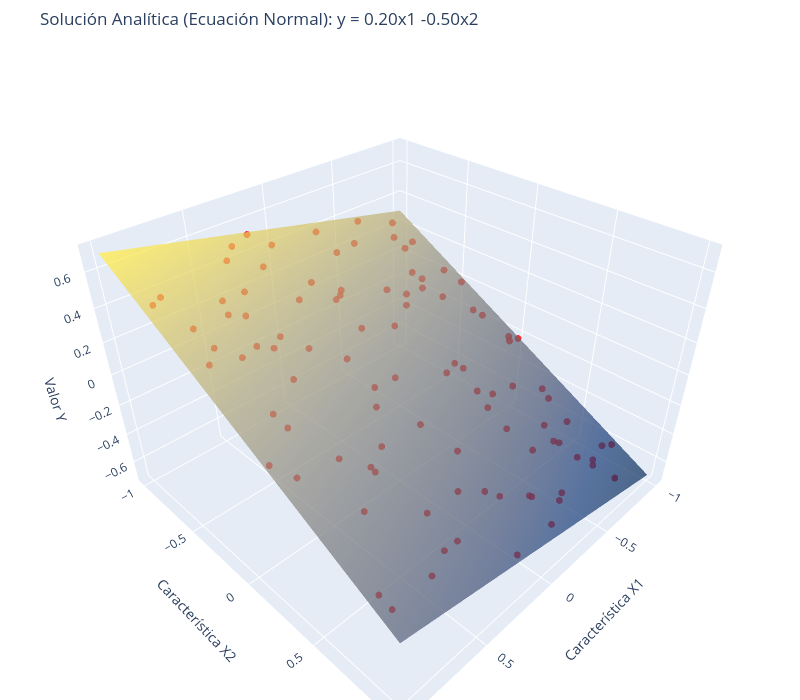

The notebook cell this image was saved under:
### Markdown cell above
#### Conclusión y Comparativa

#### Diferencias claves entre Gradiente Descendente y Ecuación Normal:

| Característica | Gradiente Descendente | Ecuación Normal |
| :--- | :--- | :--- |
| **Iteraciones** | Requiere muchas (1000+) | Una sola operación |
| **Parámetros** | Necesitas elegir $\alpha$ (learning rate) | No requiere parámetros |
| **Complejidad** | Eficiente con millones de datos ($m$) | Lenta si hay demasiadas características ($n > 10,000$) |
| **Resultado** | Aproximado (depende de la convergencia) | **Exacto** (Analítico) |

##### Interpretación final
La **Ecuación Normal encuentra los valores exactos** (0.2 y -0.5) de forma inmediata sin necesidad de configurar un `learning_rate` o un número de épocas. 

**¿Por qué no usamos siempre esta?** Porque calcular la inversa de una matriz (`np.linalg.inv`) es computacionalmente muy costoso si tuviéramos 100,000 características. Pero para nuestro laboratorio con 2 características, es la solución más elegante y precisa.

### Code cell
# ==========================================
# 1. IMPORTACIÓN DE LIBRERÍAS
# ==========================================
import numpy as np
import pandas as pd
import plotly.graph_objects as go

# ==========================================
# 2. GENERACIÓN DE DATOS (MISMOS PARÁMETROS)
# ==========================================
N = 100
np.random.seed(42)
x_1 = 2 * np.random.random(N) - 1
x_2 = 2 * np.random.random(N) - 1

# Relación: y = 0.2*x1 - 0.5*x2
y_label = 0.2 * x_1 - 0.5 * x_2 

# Preparación de matrices (Bias incluido)
X_mat = np.array([np.ones(N), x_1, x_2]) # Dimensión (3, 100)
Y_mat = y_label.reshape(1, N)            # Dimensión (1, 100)

# ==========================================
# 3. CÁLCULO DE LA ECUACIÓN NORMAL
# ==========================================
# Formula: Theta = (X @ X.T)^-1 @ X @ Y.T
theta_normal = np.linalg.pinv(X_mat @ X_mat.T) @ (X_mat @ Y_mat.T)

print("--- RESULTADOS DE LA ECUACIÓN NORMAL ---")
print(f"Theta 0 (Bias): {theta_normal[0,0]:.4f}")
print(f"Theta 1 (x1):   {theta_normal[1,0]:.4f}")
print(f"Theta 2 (x2):   {theta_normal[2,0]:.4f}")

# ==========================================
# 4. CREACIÓN DE LA SUPERFICIE DE PREDICCIÓN
# ==========================================
# Creamos una malla (grid) para dibujar el plano
x_range = np.linspace(-1, 1, 20)
y_range = np.linspace(-1, 1, 20)
X1_grid, X2_grid = np.meshgrid(x_range, y_range)

# Calculamos la Z (predicción) usando los thetas obtenidos
# Z = theta0 + theta1*X1 + theta2*X2
Z_grid = theta_normal[0,0] + theta_normal[1,0]*X1_grid + theta_normal[2,0]*X2_grid

# ==========================================
# 5. GRÁFICO 3D INTERACTIVO
# ==========================================
fig = go.Figure()

# Añadimos los puntos originales (Rojos)
fig.add_trace(go.Scatter3d(
    x=x_1, y=x_2, z=y_label,
    mode='markers',
    marker=dict(size=4, color='red', opacity=0.8),
    name='Datos de Entrenamiento'
))

# Añadimos el plano calculado (Azul/Verde)
fig.add_trace(go.Surface(
    x=X1_grid, y=X2_grid, z=Z_grid,
    colorscale='Cividis',
    opacity=0.7,
    name='Plano Solución Exacta',
    showscale=False
))

# Configuración de los ejes y título
fig.update_layout(
    title=f'Solución Analítica (Ecuación Normal): y = {theta_normal[1,0]:.2f}x1 {theta_normal[2,0]:.2f}x2',
    scene=dict(
        xaxis_title='Característica X1',
        yaxis_title='Característica X2',
        zaxis_title='Valor Y'
    ),
    width=800, height=700,
    margin=dict(l=0, r=0, b=0, t=50)
)

fig.show()

### Figure 1 — Plotly figure (JSON) as saved in the notebook; plotly's stock layout.template omitted (floating-point values rounded to 4 significant figures; data arrays with more than 128 entries replaced by an {"elided": "..."} marker saying what was removed)
{"data": [{"marker": {"color": "red", "opacity": 0.8, "size": 4}, "mode": "markers", "name": "Datos de Entrenamiento", "type": "scatter3d", "x": [-0.2509, 0.9014, 0.464, 0.1973, -0.688, -0.688, -0.8838, 0.7324, 0.2022, 0.4161, -0.9588, 0.9398, 0.6649, -0.5753, -0.6364, -0.6332, -0.3915, 0.04951, -0.1361, -0.4175, 0.2237, -0.721, -0.4157, -0.2673, -0.08786, 0.5704, -0.6007, 0.02847, 0.1848, -0.9071, 0.2151, -0.659, -0.8699, 0.8978, 0.9313, 0.6168, -0.3908, -0.8047, 0.3685, -0.1197, -0.7559, -0.009646, -0.9312, 0.8186, -0.4824, 0.325, -0.3766, 0.04014, 0.09342, -0.6303, 0.9392, 0.5503, 0.879, 0.7897, 0.1958, 0.8437, -0.823, -0.608, -0.9095, -0.3493, -0.2226, -0.4573, 0.6575, -0.2865, -0.4381, 0.08539, -0.7182, 0.6044, -0.8509, 0.9738, 0.5445, -0.6026, -0.989, 0.6309, 0.4137, 0.458, 0.5425, -0.8519, -0.2831, -0.7683, 0.7262, 0.2466, -0.3382, -0.8729, -0.378, -0.3496, 0.4592, 0.2751, 0.7744, -0.05557, -0.7608, 0.4265, 0.5216, 0.1226, 0.5419, -0.01241, 0.04547, -0.1449, -0.9492, -0.7842], "y": [-0.9371, 0.2728, -0.3713, 0.01714, 0.8151, -0.5014, -0.1792, 0.5111, -0.5424, -0.846, -0.4205, -0.6776, 0.8594, 0.6162, 0.2668, 0.7429, 0.6073, -0.6269, 0.7851, 0.07868, 0.6149, 0.7922, -0.364, -0.7799, -0.5441, -0.1458, 0.636, 0.7215, -0.9861, 0.02149, -0.1652, -0.5558, -0.7603, -0.3248, 0.8858, -0.3536, 0.03758, 0.406, -0.2727, 0.9436, 0.9249, -0.4964, -0.005503, -0.3982, -0.4303, -0.9262, 0.2191, 0.005358, -0.897, -0.4427, 0.8165, -0.5209, -0.7102, -0.02109, 0.9713, -0.5159, 0.3443, 0.5232, -0.5247, 0.4564, -0.2644, 0.2646, 0.2671, 0.07155, -0.8194, 0.6706, -0.3584, -0.627, -0.9184, 0.1818, 0.3551, -0.9668, 0.02419, -0.547, 0.2903, -0.6513, 0.3819, -0.2265, 0.8735, -0.725, -0.3179, -0.7731, 0.8494, 0.7547, -0.4841, 0.32, 0.6344, 0.1104, 0.0593, -0.5163, -0.8138, 0.7944, 0.8008, 0.2662, -0.3219, -0.3016, 0.4519, 0.7942, 0.7742, 0.5598], "z": [0.4184, 0.04388, 0.2784, 0.03089, -0.5452, 0.1131, -0.08715, -0.1091, 0.3116, 0.5062, 0.01848, 0.5267, -0.2967, -0.4232, -0.2607, -0.4981, -0.382, 0.3233, -0.4198, -0.1229, -0.2627, -0.5403, 0.09885, 0.3365, 0.2545, 0.187, -0.4381, -0.355, 0.53, -0.1922, 0.1256, 0.1461, 0.2062, 0.3419, -0.2567, 0.3002, -0.09695, -0.364, 0.2101, -0.4957, -0.6136, 0.2463, -0.1835, 0.3628, 0.1187, 0.5281, -0.1849, 0.005348, 0.4672, 0.0953, -0.2204, 0.3705, 0.5309, 0.1685, -0.4465, 0.4267, -0.3367, -0.3832, 0.08045, -0.2981, 0.08769, -0.2238, -0.002035, -0.09307, 0.3221, -0.3182, 0.03559, 0.4344, 0.289, 0.1039, -0.06867, 0.3629, -0.2099, 0.3997, -0.06243, 0.4172, -0.08243, -0.05712, -0.4933, 0.2088, 0.3042, 0.4358, -0.4923, -0.5519, 0.1665, -0.2299, -0.2254, -0.0001778, 0.1252, 0.247, 0.2547, -0.3119, -0.2961, -0.1086, 0.2694, 0.1483, -0.2169, -0.4261, -0.5769, -0.4367]}, {"colorscale": [[0, "#00224e"], [0.1111, "#123570"], [0.2222, "#3b496c"], [0.3333, "#575d6d"], [0.4444, "#707173"], [0.5556, "#8a8678"], [0.6667, "#a59c74"], [0.7778, "#c3b369"], [0.8889, "#e1cc55"], [1, "#fee838"]], "name": "Plano Solución Exacta", "opacity": 0.7, "showscale": false, "type": "surface", "x": {"elided": "20x20 float values"}, "y": {"elided": "20x20 float values"}, "z": {"elided": "20x20 float values"}}], "layout": {"height": 700, "margin": {"b": 0, "l": 0, "r": 0, "t": 50}, "scene": {"xaxis": {"title": {"text": "Característica X1"}}, "yaxis": {"title": {"text": "Característica X2"}}, "zaxis": {"title": {"text": "Valor Y"}}}, "title": {"text": "Solución Analítica (Ecuación Normal): y = 0.20x1 -0.50x2"}, "width": 800}}
